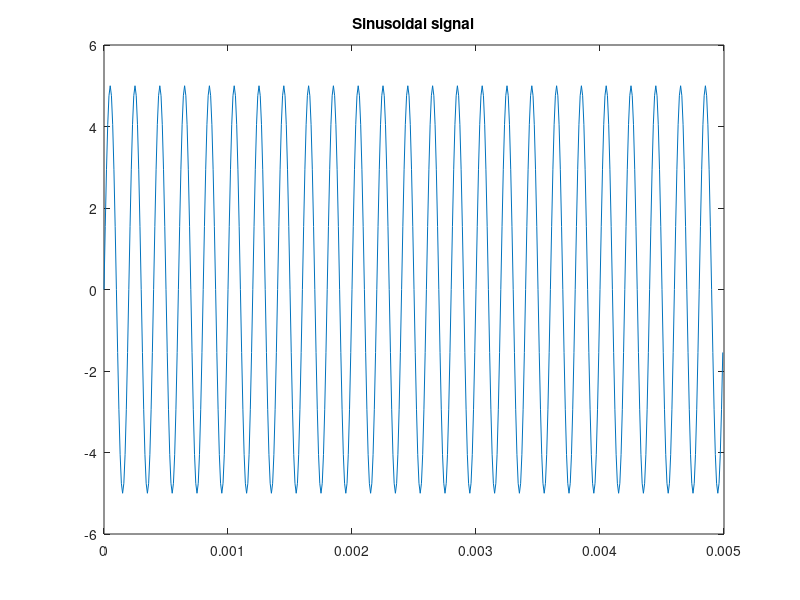
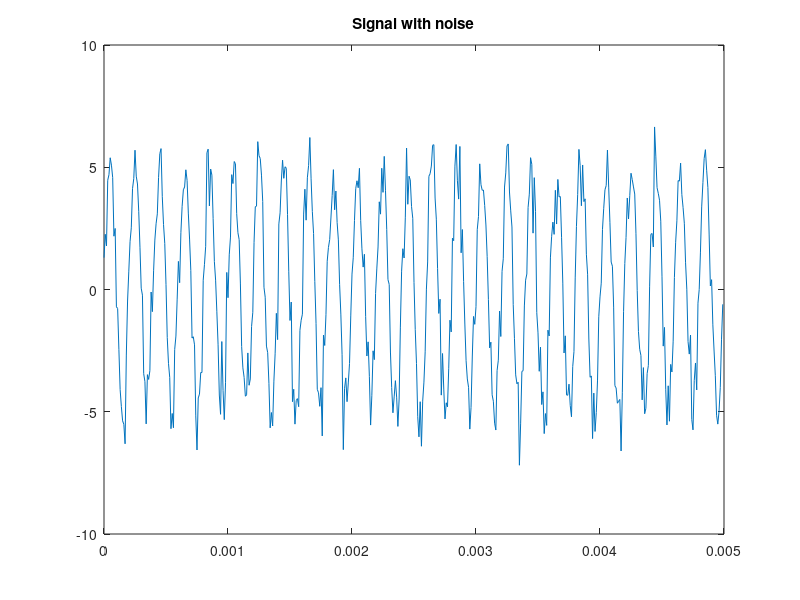
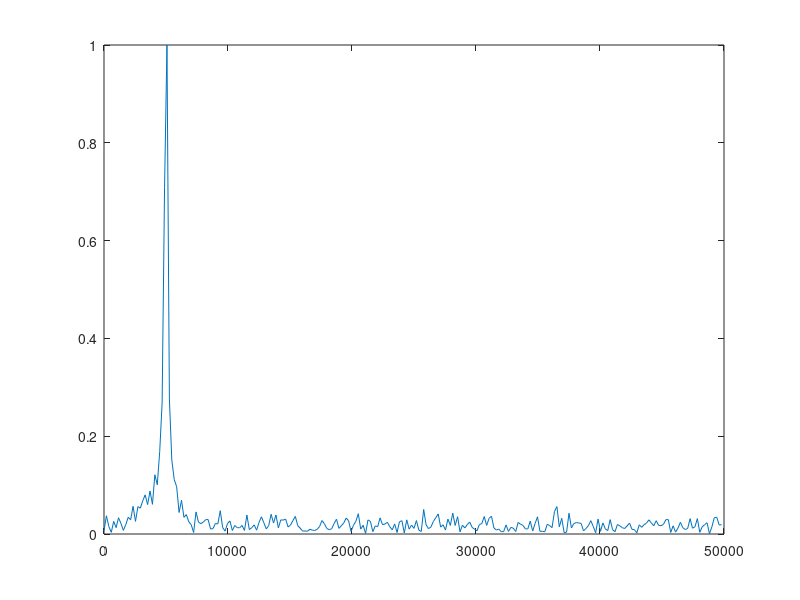

Source code (MATLAB) for these figures, in order: (Note: this script raises an error after producing the figures.)
clc;
clear all;
fs = 100e3;
f  = 5e3;
ts = 1/fs;
t  = 0:ts: 5e-3-ts
X  = 5 * sin (2* pi* f * t);
Z  = awgn(X, 1);

% plot the output - sinusoidal signal;
figure;
plot(t,X);
title('Sinusoidal signal');

% Plot 2 - signal with noise
figure;
plot(t,Z);
title('Signal with noise');

nfft  = length(Z)
nfft2 = 2^nextpow2(nfft);

% fast fourier transformation
Fy = fft(Z, nfft2);
Fy = Fy(1:nfft2/2);

xfft = fs * (0:nfft2/2 - 1)/nfft2;

% plot3
figure;
plot(xfft, abs( Fy/max(Fy)));
0:40;
wc = 2* pi * f/fs;
[b,a] = butter(0, wc, 'fdesign.lowpass');
x_f_iir = filter(b,a,Z);

figure;
plot(t,x_f_iir);
title('Filtered Sinusoidal Wave');
